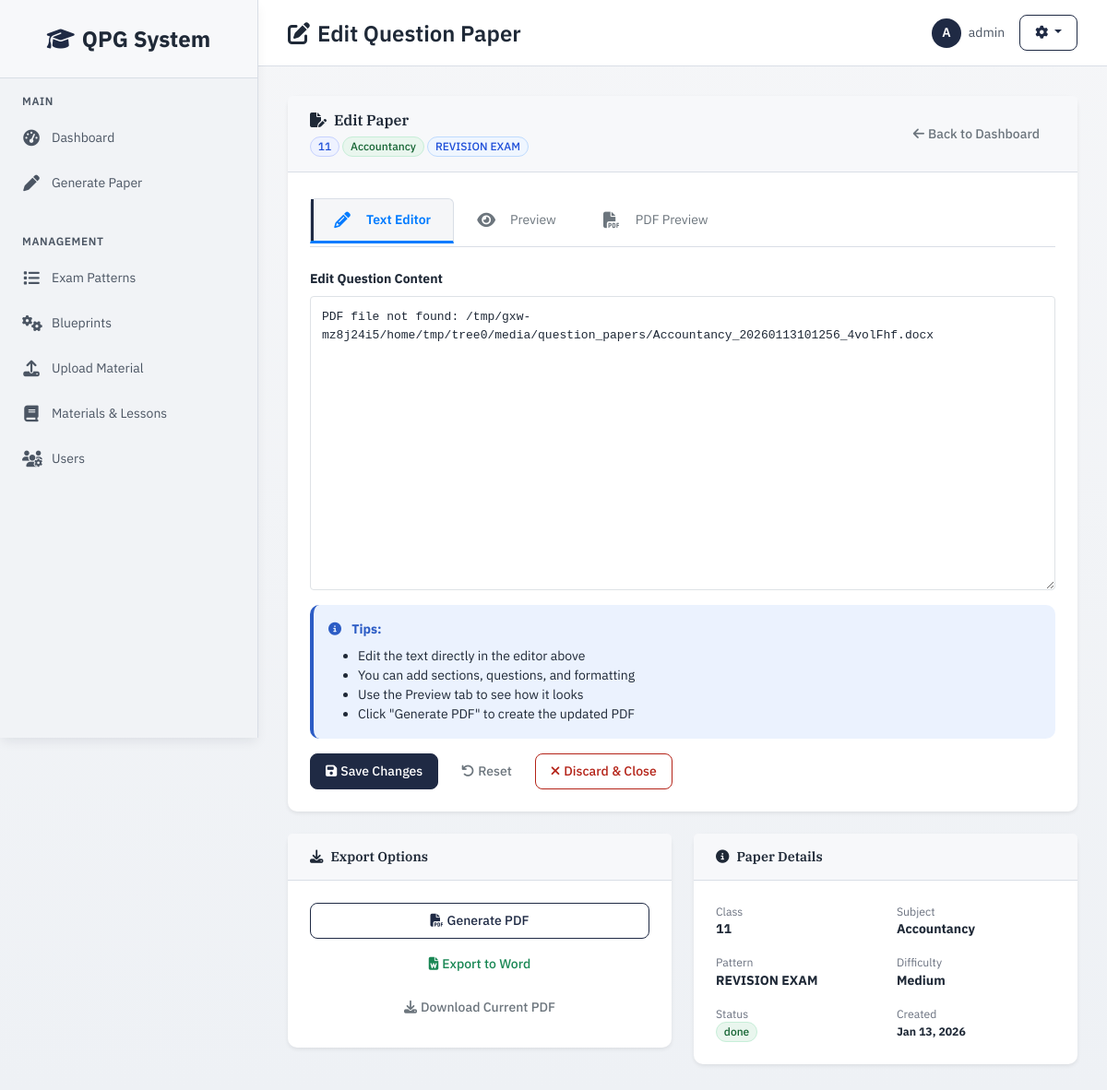
Page /edit/126/ (signed in) on the committed database.
### core/models.py (models this page shows, shortened)
class QuestionPaper(models.Model):
    class_name = models.CharField(max_length=10)   # "11-A"
    subject = models.CharField(max_length=50)      # "Biology"
    pattern = models.ForeignKey(ExamPattern, on_delete=models.CASCADE)
    chapters = models.JSONField()                  # ["4","5","6"]
    difficulty = models.CharField(max_length=20, default="Medium")
    file = models.FileField(upload_to="question_papers/", blank=True, null=True)
    status = models.CharField(max_length=20, default="queued")  # queued/generating/done/cancelled
    task_id = models.CharField(max_length=255, blank=True, null=True)  # Celery task ID
    edited_content = models.TextField(blank=True, null=True)  # Store edited content from the editor
    cost = models.DecimalField(max_digits=10, decimal_places=4, null=True, blank=True) # Cost of generation
    created_by = models.ForeignKey(User, on_delete=models.SET_NULL, null=True)
    created_at = models.DateTimeField(auto_now_add=True)
    updated_at = models.DateTimeField(auto_now=True)  # Track when the paper was last edited

class ExamPattern(models.Model):
    name = models.CharField(max_length=100)   # e.g. "PT-2", "Half-Yearly"
    description = models.TextField(blank=True)
    subject = models.CharField(max_length=100, default="")
    class_name = models.CharField(max_length=10, default="")
    sections = models.JSONField()  # Enhanced structure with instructions and constraints
    total_marks = models.IntegerField(default=0)
    total_questions = models.IntegerField(default=0)
    PATTERN_SOURCE_CHOICES = [
        ('manual', 'Manual Creation'),
        ('ai_generated', 'AI Generated'),
        ('imported', 'Imported'),
    ]
    pattern_source = models.CharField(max_length=20, choices=PATTERN_SOURCE_CHOICES, default='manual')
    ai_prompt = models.TextField(blank=True)  # Store original teacher input for reference
    created_by = models.ForeignKey(User, on_delete=models.SET_NULL, null=True)
    created_at = models.DateTimeField(auto_now_add=True)
    updated_at = models.DateTimeField(auto_now=True)
    class Meta:
        ordering = ['-created_at']
        verbose_name = "Exam Pattern"
        verbose_name_plural = "Exam Patterns"

### core/views.py (the view)
# urls.py: path("edit/<int:paper_id>/", views.edit_paper, name="edit_paper"),
@login_required(login_url='login')
def edit_paper(request, paper_id):
    paper = get_object_or_404(QuestionPaper, id=paper_id)
    content = extract_text_from_pdf(paper.file.path) if paper.file else "No content available"
    return render(request, "edit_paper.html", {
        "paper": paper,
        "content": content
    })

### core/views.py (called while the page is built, shortened)
def extract_text_from_pdf(pdf_path):
    import os
    if not os.path.exists(pdf_path):
        return f"PDF file not found: {pdf_path}"

### core/templates/edit_paper.html (shortened to what this page needs)
{% extends "base.html" %}
{% block page_icon %}edit{% endblock %}
{% block page_title %}Edit Question Paper{% endblock %}
{% block content %}
<div class="row mb-4">
  <div class="col-12">
    <div class="card border-0 shadow-sm">
      <div class="card-header bg-light border-bottom">
        <div class="d-flex justify-content-between align-items-center">
          <div>
            <h5 class="mb-0"><i class="fas fa-file-edit me-2"></i>Edit Paper</h5>
            <p class="text-muted mb-0 small mt-2">
              <span class="badge bg-primary">{{ paper.class_name }}</span>
              <span class="badge bg-success">{{ paper.subject }}</span>
              <span class="badge bg-info">{{ paper.pattern.name }}</span>
            </p>
          </div>
          <a href="{% url 'dashboard' %}" class="btn btn-outline-secondary btn-sm">
            <i class="fas fa-arrow-left me-1"></i>Back to Dashboard
          </a>
        </div>
      </div>
      <div class="card-body">
        <ul class="nav nav-tabs mb-4" id="editTabs" role="tablist">
          <li class="nav-item" role="presentation">
            <button class="nav-link active" id="editor-tab" data-bs-toggle="tab" data-bs-target="#editor" type="button" role="tab">
              <i class="fas fa-pencil-alt me-1"></i>Text Editor
            </button>
          </li>
          <li class="nav-item" role="presentation">
            <button class="nav-link" id="preview-tab" data-bs-toggle="tab" data-bs-target="#preview" type="button" role="tab">
              <i class="fas fa-eye me-1"></i>Preview
            </button>
          </li>
          <li class="nav-item" role="presentation">
            <button class="nav-link" id="pdf-tab" data-bs-toggle="tab" data-bs-target="#pdf" type="button" role="tab">
              <i class="fas fa-file-pdf me-1"></i>PDF Preview
            </button>
          </li>
        </ul>
        <div class="tab-content" id="editTabsContent">
          <div class="tab-pane fade show active" id="editor" role="tabpanel">
            <form id="editForm" method="post">
              <div class="mb-3">
                <label for="questionText" class="form-label"><strong>Edit Question Content</strong></label>
                <textarea id="questionText" name="content" class="form-control" rows="15" style="font-family: 'Courier New', monospace; font-size: 13px;">{{ content }}</textarea>
              </div>
              <div class="alert alert-info" role="alert">
                <i class="fas fa-info-circle me-2"></i>
                <strong>Tips:</strong>
                <ul class="mb-0 mt-2">
                  <li>Edit the text directly in the editor above</li>
                  <li>You can add sections, questions, and formatting</li>
                  <li>Use the Preview tab to see how it looks</li>
                  <li>Click "Generate PDF" to create the updated PDF</li>
                </ul>
              </div>
              <div class="d-flex gap-2">
                <button type="submit" class="btn btn-primary" id="saveBtn">
                  <i class="fas fa-save me-1"></i>Save Changes
                </button>
                <button type="reset" class="btn btn-outline-secondary">
                  <i class="fas fa-undo me-1"></i>Reset
                </button>
                <a href="{% url 'dashboard' %}" class="btn btn-outline-danger">
                  <i class="fas fa-times me-1"></i>Discard & Close
                </a>
              </div>
            </form>
          </div>
        </div>
      </div>
    </div>
  </div>
</div>
<div class="row mt-4">
  <div class="col-md-6">
    <div class="card border-0 shadow-sm">
      <div class="card-header bg-light border-bottom">
        <h6 class="mb-0"><i class="fas fa-download me-2"></i>Export Options</h6>
      </div>
      <div class="card-body">
        <div class="d-grid gap-2">
          <button type="button" class="btn btn-outline-primary" id="exportPdfBtn">
            <i class="fas fa-file-pdf me-1"></i>Generate PDF
          </button>
          <button type="button" class="btn btn-outline-success" id="exportDocBtn">
            <i class="fas fa-file-word me-1"></i>Export to Word
          </button>
          <a href="{{ paper.file.url }}" class="btn btn-outline-secondary">
            <i class="fas fa-download me-1"></i>Download Current PDF
          </a>
        </div>
      </div>
    </div>
  </div>
  <div class="col-md-6">
    <div class="card border-0 shadow-sm">
      <div class="card-header bg-light border-bottom">
        <h6 class="mb-0"><i class="fas fa-info-circle me-2"></i>Paper Details</h6>
      </div>
      <div class="card-body">
        <div class="row mb-3">
          <div class="col-6">
            <small class="text-muted d-block">Class</small>
            <strong>{{ paper.class_name }}</strong>
          </div>
          <div class="col-6">
            <small class="text-muted d-block">Subject</small>
            <strong>{{ paper.subject }}</strong>
          </div>
        </div>
        <div class="row mb-3">
          <div class="col-6">
            <small class="text-muted d-block">Pattern</small>
            <strong>{{ paper.pattern.name }}</strong>
          </div>
          <div class="col-6">
            <small class="text-muted d-block">Difficulty</small>
            <strong>{{ paper.difficulty }}</strong>
          </div>
        </div>
        <div class="row">
          <div class="col-6">
            <small class="text-muted d-block">Status</small>
            <span class="badge bg-success">{{ paper.status }}</span>
          </div>
          <div class="col-6">
            <small class="text-muted d-block">Created</small>
            <strong class="small">{{ paper.created_at|date:"M d, Y" }}</strong>
          </div>
        </div>
      </div>
    </div>
  </div>
</div>
{% endblock %}

### core/templates/base.html (shortened to what this page needs)
<!DOCTYPE html>
<html lang="en">
<head>
    <link href="https://cdn.jsdelivr.net/npm/bootstrap@5.3.2/dist/css/bootstrap.min.css" rel="stylesheet">
    <link href="https://cdnjs.cloudflare.com/ajax/libs/font-awesome/6.4.0/css/all.min.css" rel="stylesheet">
</head>
<body>
    {% if user.is_authenticated %}
        <div class="sidebar" id="sidebar">
            <div class="sidebar-header">
                <a href="{% url 'dashboard' %}" class="sidebar-brand">
                    <i class="fas fa-graduation-cap"></i>
                    <span>QPG System</span>
                </a>
            </div>
            <nav class="sidebar-nav">
                <div class="nav-section">
                    <div class="nav-section-title">Main</div>
                    <div class="nav-item">
                        <a href="{% url 'dashboard' %}" class="nav-link {% if request.resolver_match.url_name == 'dashboard' %}active{% endif %}">
                            <i class="fas fa-tachometer-alt"></i>
                            <span>Dashboard</span>
                        </a>
                    </div>
                    <div class="nav-item">
                        <a href="{% url 'generate' %}" class="nav-link {% if request.resolver_match.url_name == 'generate' %}active{% endif %}">
                            <i class="fas fa-pen"></i>
                            <span>Generate Paper</span>
                        </a>
                    </div>
                </div>
                <div class="nav-section">
                    <div class="nav-section-title">Management</div>
                    <div class="nav-item">
                        <a href="{% url 'patterns' %}" class="nav-link {% if request.resolver_match.url_name == 'patterns' %}active{% endif %}">
                            <i class="fas fa-list"></i>
                            <span>Exam Patterns</span>
                        </a>
                    </div>
                    <div class="nav-item">
                        <a href="{% url 'blueprint_list' %}" class="nav-link {% if 'blueprint' in request.resolver_match.url_name %}active{% endif %}">
                            <i class="fas fa-cogs"></i>
                            <span>Blueprints</span>
                        </a>
                    </div>
                    <div class="nav-item">
                        <a href="{% url 'upload' %}" class="nav-link {% if request.resolver_match.url_name == 'upload' %}active{% endif %}">
                            <i class="fas fa-upload"></i>
                            <span>Upload Material</span>
                        </a>
                    </div>
                    <div class="nav-item">
                        <a href="{% url 'materials_list' %}" class="nav-link {% if 'materials' in request.resolver_match.url_name %}active{% endif %}">
                            <i class="fas fa-book"></i>
                            <span>Materials & Lessons</span>
                        </a>
                    </div>
                    {% if user.is_superuser or user.is_staff %}
                    <div class="nav-item">
                        <a href="{% url 'admin_create_user' %}" class="nav-link {% if request.resolver_match.url_name == 'admin_create_user' %}active{% endif %}">
                            <i class="fas fa-users-cog"></i>
                            <span>Users</span>
                        </a>
                    </div>
                    {% endif %}
                </div>
            </nav>
        </div>
        <div class="main-content" id="mainContent">
            <div class="top-bar">
                <div class="page-title">
                    <i class="fas fa-{% block page_icon %}tachometer-alt{% endblock %}"></i>
                    <span>{% block page_title %}Dashboard{% endblock %}</span>
                </div>
                <div class="user-menu">
                    <div class="user-info">
                        <div class="user-avatar">
                            {{ user.username|first|upper }}
                        </div>
                        <span>{{ user.username }}</span>
                    </div>
                    <div class="dropdown">
                        <button class="btn btn-outline-primary btn-sm dropdown-toggle" type="button" data-bs-toggle="dropdown">
                            <i class="fas fa-cog"></i>
                        </button>
                    </div>
                </div>
            </div>
            <div class="content-area">
                {% block content %}
                {% endblock %}
            </div>
        </div>
    {% endif %}
</body>
</html>

### core/templates/edit_paper.html (style rules this page uses)
#questionText { border: 1px solid #dee2e6; border-radius: 4px; padding: 12px; }
.nav-tabs .nav-link { border: 1px solid transparent; border-bottom: 3px solid transparent; color: #6c757d; cursor: pointer; transition: all 0.3s ease; }
.nav-tabs .nav-link.active { border-bottom-color: #007bff; color: #007bff; }

### rows in the picture
QuestionPaper: class_name "11", subject "Accountancy", pattern.name "REVISION EXAM", difficulty "Medium", status "done", created_at "Jan 13, 2026"

### other values in the picture
{{ user.username|first|upper }} "A"
{{ user.username }} "admin"
